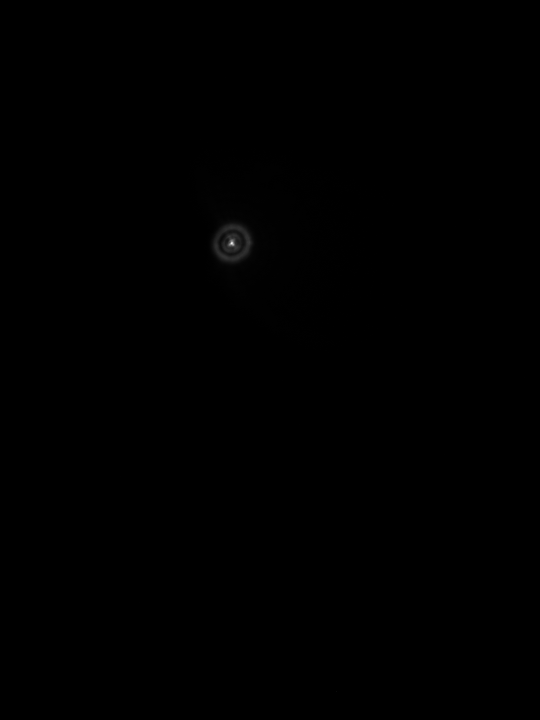
%> input picture Images/Bench_Images/2-21-22/arm1-lp100deg.png, 1080 x 1440 px (shown at 1/2 size); the run also reads 2 pictures not shown here
$ octave bench_images.m   (GNU Octave 9; MATLAB toolbox functions it lacks are replaced by stand-ins)
%> lines starting %> are read from the running program, lines starting %| are printed output that depends on the picture
### MATLAB_functions/plot_im.m
function plot_im(image_struct, label, type, cax)
    %{
    Quick function to plot a square B&W intensity plot. Supports plotting
    of structures with 'field' or 'intensity' argument. image_struct must
    also have an 'x' and 'y' argument for labeling the axes. Type can be
    either 'intensity', 'real', or 'imag'; to get different components of
    the image plane as needed.
    %}
    arguments
        image_struct %struct with an intensity plot
        label %title for the plot
        type = 'intensity'
        cax = 'auto' %limits for the colorbar (form is [min max])
    end
    if isfield(image_struct, 'intensity')
        field_type = 'intensity';
    elseif isfield(image_struct, 'field')
        field_type = 'field';
    else
        fprintf("Struct did not have an 'intensity' or 'field' field\n");
    end
    if isfield(image_struct, 'x')
        ax_x = 'x';
        ax_y = 'y';
    elseif isfield(image_struct, 'fx')
        ax_x = 'fx';
        ax_y = 'fy';
    else
        fprintf("Struct did not have an 'x' or 'fx' field\n");
    end
    if strcmp(type,'intensity') && strcmp(field_type,'intensity')
        plot_param = abs(image_struct.(field_type));
    elseif strcmp(type,'intensity') && strcmp(field_type,'field')
        plot_param = abs(image_struct.(field_type)).^2;
    elseif strcmp(type,'real')
        plot_param = real(image_struct.(field_type));
    elseif strcmp(type,'imag')
        plot_param = imag(image_struct.(field_type));
    else
        fprintf("Did not recognize plot type. Must be 'intensity', " + ...
            "'real, or 'imag'.");
    end
    imagesc(image_struct.(ax_x), image_struct.(ax_y), ...
        plot_param);
    title(label);
    axis('square');
    colormap('gray');
    caxis(cax);
    if strcmp(ax_x, 'x')
        xlabel("x (mm)");
        ylabel("y (mm)");
    elseif strcmp(ax_x, 'fx')
        xlabel("x (mm^-1)");
        ylabel("y (mm^-1)");
    end
    colorbar();
end

### bench_images.m
%Script to turn some bench images into a hologram

addpath('./MATLAB_functions/'); %include helper functions

%Measurements from the camera (units mm)

base_folder = './Images/Bench_Images/2-21-22/';

arm1 = open_im(strcat(base_folder, 'arm1-lp100deg.png'));
%> in open_im, im is the input picture: size 1440x1080x3 uint8; min 0, max 254, mean 0.2
arm2 = open_im(strcat(base_folder, 'arm2-lp10deg.png'));
interference = open_im(strcat(base_folder, 'int-lp55deg.png'));
im1 = arm1(410:560, 390:540);
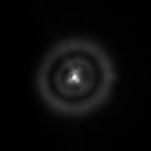
%> im1: size 151x151 double; min 0, max 0.996, mean 0.0386
im2 = arm2(410:560, 390:540);
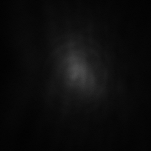
%> im2: size 151x151 double; min 0.00392, max 0.302, mean 0.0471
im3 = interference(410:560, 390:540);
comp = abs(im3 - im1/2 - im2/2);
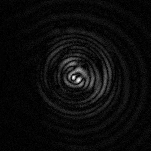
%> comp: size 151x151 double; min 0, max 0.157, mean 0.00735; drawn with min black and max white
crop_params = bench_params(150, 150);
int_plane_nobkg = struct('intensity', comp, ...
                   'x', crop_params.x, 'y', crop_params.y);
im1_plane = struct('intensity', im1, 'x', crop_params.x, ...
                   'y', crop_params.y);
im2_plane = struct('intensity', im2, 'x', crop_params.x, ...
                   'y', crop_params.y);
int_plane = struct('intensity', im3, ...
                   'x', crop_params.x, 'y', crop_params.y);
subplot(2, 2, 1)
plot_im(im1_plane, "Arm 1 (LP Theta = 0°)");
subplot(2, 2, 2)
plot_im(im2_plane, "Arm 2 (LP Theta = 90°)");
subplot(2, 2, 3)
plot_im(int_plane, "Interference (LP Theta = 45°)");
subplot(2, 2, 4);
plot_im(int_plane_nobkg, "Interference (Background Subtracted)");
colorbar()
% [20 lines of commented-out code are left out]


function mat = open_im(filename)
    im = imread(filename);
    mat = im2double(rgb2gray(im));
end

function PARAMS = bench_params(num_x_pixels, num_y_pixels)
    dx = 3.45e-3;
    dy = dx;
%     num_x_pixels = 1080;
%     num_y_pixels = 1440;
    L_x = dx * num_x_pixels;
    L_y = dy * num_y_pixels;
    X = -L_x/2:dx:L_x/2-dx;
    Y = -L_y/2:dy:L_y/2-dy;

    PARAMS = struct;
    PARAMS.Lx = L_x;      %x side length of input image
    PARAMS.Ly = L_y;      %y side length of input image
    PARAMS.lambda = 490e-6; %wavelength
    PARAMS.Mx = num_x_pixels;        %x samples
    PARAMS.My = num_y_pixels;        %y samples
    PARAMS.NA = 0.1;        %numerical aperture
    PARAMS.x = X;
    PARAMS.y = Y;
end
